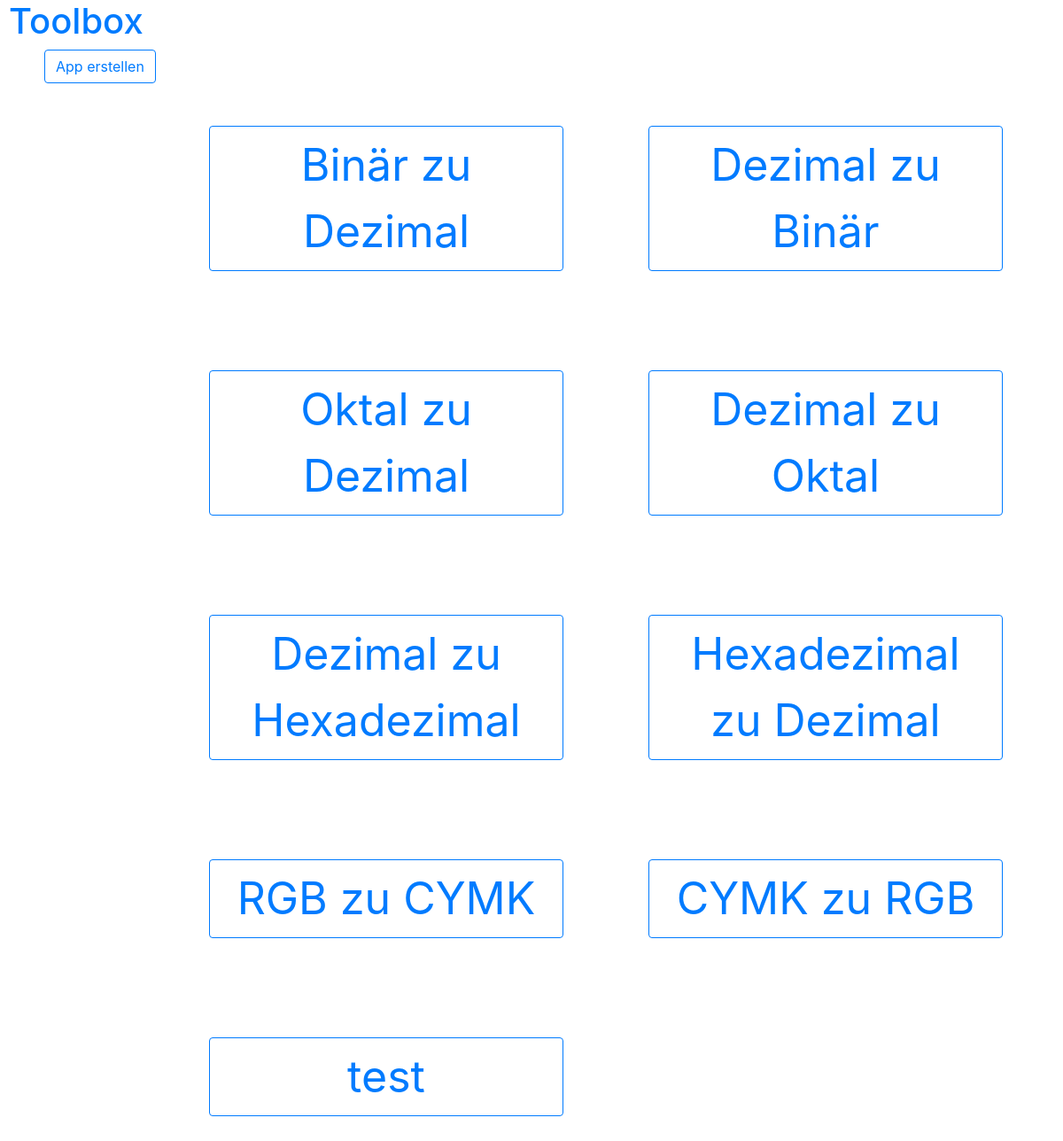
/, run on an earlier commit of the app's database.
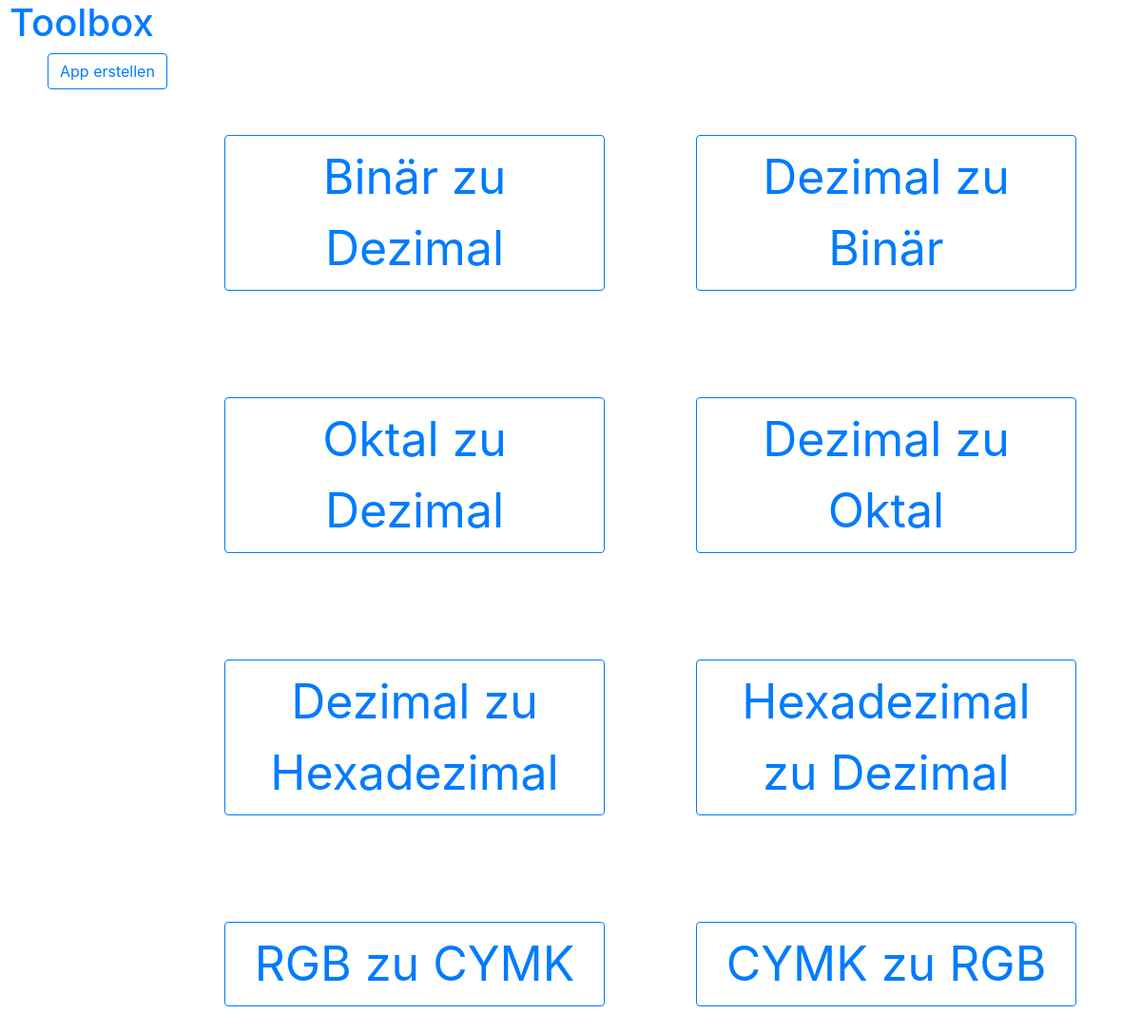
And on a later commit of the database.
### app/models.py (models this page shows)
class Application(models.Model):
    class Meta:
        verbose_name_plural = 'Applications'
    id = models.IntegerField(primary_key=True)
    name = models.CharField(max_length=30)
    description = models.CharField(max_length=300)
    functionname = models.CharField(max_length=500)
    templatetext = models.CharField(max_length=500)
    inputanzahl = models.IntegerField()
    outputanzahl = models.IntegerField()
    errormessage = models.CharField(max_length=100)

### app/views.py (the view)
# urls.py: path('', ApplicationList.as_view(), name='app_list'),
class ApplicationList(ListView):
    model = Application

### templates/app/application_list.html
{% extends 'app/base.html' %}
{% block content %}
    <a href="create" class="btn btn-outline-primary">App erstellen</a>
    <div class="d-flex flex-wrap" style="display: block; margin-left: 12%"  >
            {%  for app in object_list %}
                <div class="p-2" >
                    <p><a style="width: 400px; font-size:50px; margin:40px "
                          href="{% url 'manage' app.id %}"
                          class="btn btn-outline-primary">
                        {{ app.name }}
                    </a></p>
                </div>
            {% endfor %}
    </div>
{% endblock %}

### templates/app/base.html (shortened to what this page needs)
{% load bootstrap4 %}
<html>
    <head>
        <link href="https://cdn.jsdelivr.net/npm/bootstrap@5.2.0-beta1/dist/css/bootstrap.min.css" rel="stylesheet">
        {% bootstrap_css %}
    </head>
    <body>
        <h1><a href="/" style="text-decoration: underline;
        text-decoration: solid; text-decoration: black ;
         margin-left: 10px">Toolbox</a></h1>
        <div style="margin-left: 50px">
        {% block content %}{% endblock %}
        </div>
    </body>
</html>

What changed in the data, as far as the page shows it:
removed Application: name "test"
